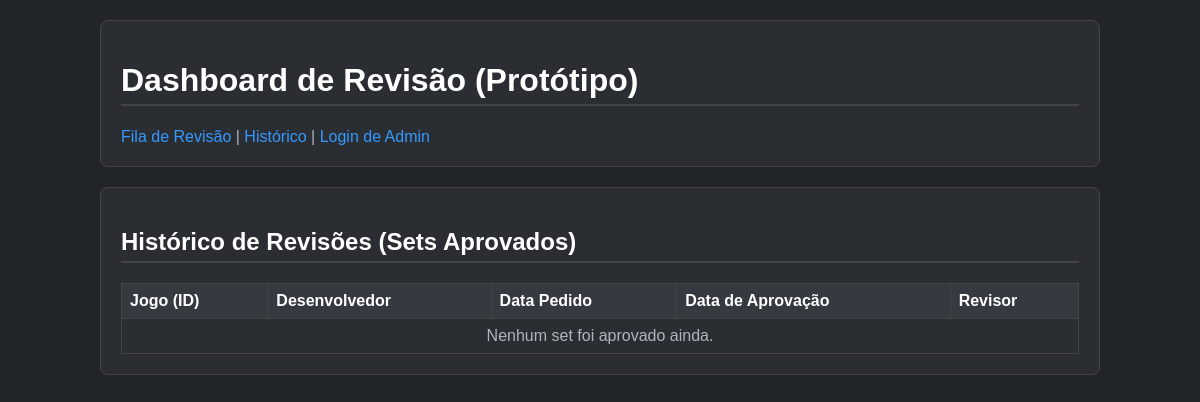
Before: /history with the older database file.
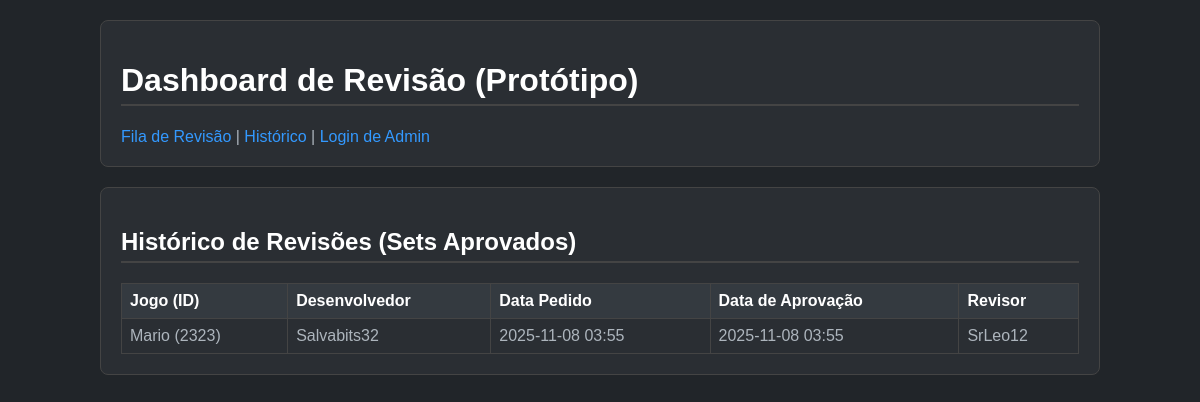
After: the same page with the newer database file.
### tables this page shows
CREATE TABLE review_queue (
    id INTEGER PRIMARY KEY AUTOINCREMENT,
    game_id INTEGER NOT NULL,
    game_name TEXT NOT NULL,
    developer_username TEXT NOT NULL,
    
    date_requested TIMESTAMP NOT NULL,
    
    date_last_updated TIMESTAMP NOT NULL,
    
    date_approved TIMESTAMP, 
    status TEXT NOT NULL DEFAULT 'Pending',
    reviewer_username TEXT
);

### app.py (the view)
@app.route('/history')
def history():
    db = get_db()
    queue_items = db.execute(
        "SELECT * FROM review_queue WHERE status = 'Approved' ORDER BY date_requested DESC"
    ).fetchall()
    return render_template('history.html', queue=queue_items)

### app.py (called while the page is built)
def get_db():
    db = getattr(g, '_database', None)
    if db is None:
        db = g._database = sqlite3.connect(DATABASE)
        db.row_factory = sqlite3.Row
    return db

@app.teardown_appcontext
def close_connection(exception):
    db = getattr(g, '_database', None)
    if db is not None:
        db.close()

### templates/history.html (shortened to what this page needs)
{% extends "layout.html" %}
{% block content %}
    <h2>Histórico de Revisões (Sets Aprovados)</h2>
    <table>
        <thead>
            <tr>
                <th>Jogo (ID)</th>
                <th>Desenvolvedor</th>
                <th>Data Pedido</th>
                <th>Data de Aprovação</th> <th>Revisor</th>
            </tr>
        </thead>
        <tbody>
            {% if not queue %}
                <tr>
                    <td colspan="5" style="text-align: center;">Nenhum set foi aprovado ainda.</td>
                </tr>
            {% else %}
                {% for item in queue %}
                    <tr>
                        <td>{{ item['game_name'] }} ({{ item['game_id'] }})</td>
                        <td>{{ item['developer_username'] }}</td>
                        <td>{{ item['date_requested'] }}</td>
                        <td>{{ item['date_approved'] or 'N/A' }}</td> <td>{{ item['reviewer_username'] or '--' }}</td>
                    </tr>
                {% endfor %}
            {% endif %}
        </tbody>
    </table>
{% endblock %}

### templates/layout.html (shortened to what this page needs)
<!DOCTYPE html>
<html lang="en">
<head>
    <link rel="stylesheet" href="{{ url_for('static', filename='style.css') }}">
</head>
<body>
    <div class="container">
        <div class="content-box">
            <h1>Dashboard de Revisão (Protótipo)</h1>
            <nav>
                <a href="/">Fila de Revisão</a> |
                <a href="/history">Histórico</a>
                {% if session['username'] %}
                     <span>| <a href="/admin">Painel de Admin</a>| Logado como: {{ session['username'] }} (<a href="/logout">Logout</a>)</span>
                {% else %}
                    | <a href="/login">Login de Admin</a>
                {% endif %}
            </nav>
        </div>
        <div class="content-box">
            <main>
                {% block content %}{% endblock %}
            </main>
        </div>
    </div> </body>
</html>

### static/style.css (style rules this page uses)
body { font-family: Arial, sans-serif; background-color: #212529; color: #adb5bd; margin: 0; padding: 20px; }
h1, h2, h3 { color: #ffffff; border-bottom: 2px solid #444; padding-bottom: 5px; }
a { color: #3399ff; text-decoration: none; }
.container { max-width: 1000px; margin: 0 auto; }
.content-box { background-color: #2a2e33; border: 1px solid #444; border-radius: 8px; padding: 20px; margin-bottom: 20px; }
table { border-collapse: collapse; width: 100%; margin-top: 20px; }
th, td { border: 1px solid #444; padding: 8px; text-align: left; }
th { background-color: #343a40; color: #fff; }

Changed rows visible on the page:
added review_queue: game_name "Mario", game_id "2323", developer_username "Salvabits32", date_requested "2025-11-08 03:55", date_approved "2025-11-08 03:55", reviewer_username "SrLeo12"
Other visible differences:
text no longer shown: "Nenhum set foi aprovado ainda."
